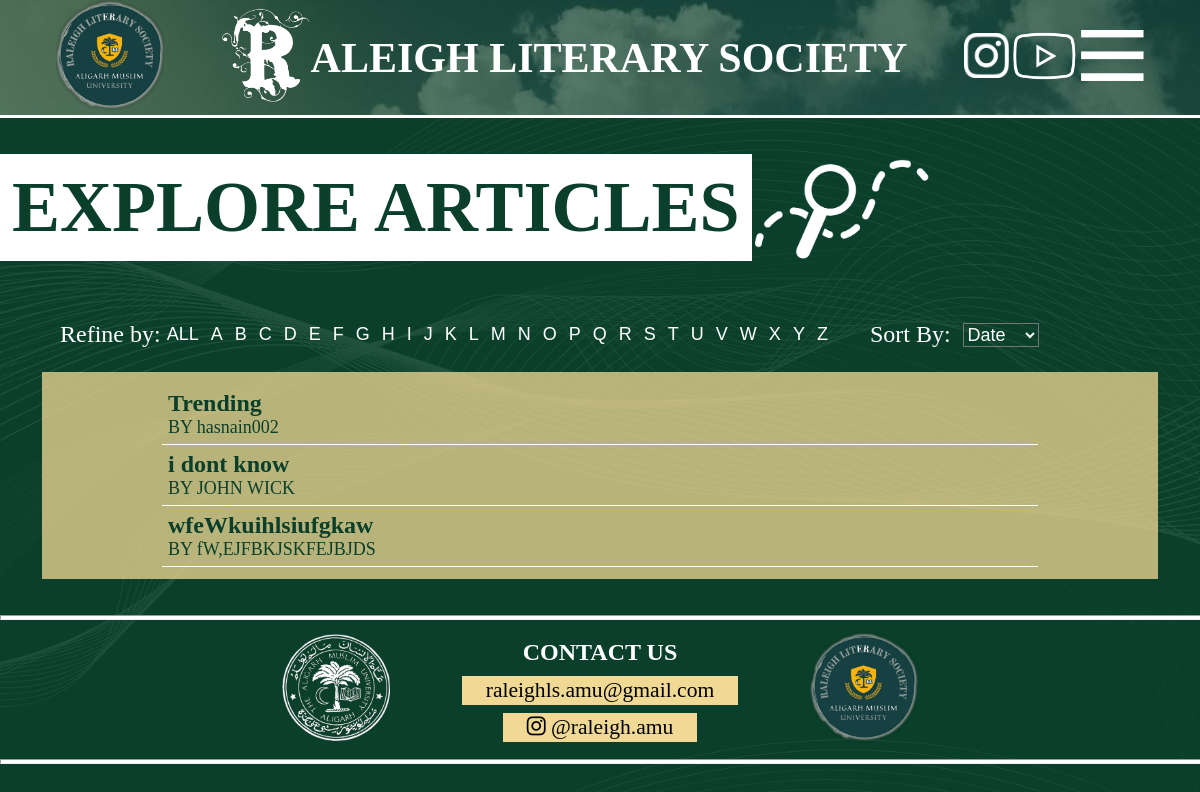
/RLS/explorea.php, run on the app's committed database.
### tables this page shows
CREATE TABLE `articles` (
  `article_id` int(50) NOT NULL,
  `author` varchar(100) NOT NULL,
  `author_bio` text NOT NULL,
  `author_image` varchar(100) NOT NULL,
  `title` varchar(200) NOT NULL,
  `desc` varchar(600) NOT NULL,
  `article` text NOT NULL,
  `featured` varchar(10) NOT NULL,
  `cover_image` varchar(200) NOT NULL,
  `publish_date` date NOT NULL,
  `timestamp` timestamp NOT NULL DEFAULT current_timestamp()
);

### RLS/explorea.php (the view, shortened to what this page needs)
<?php
require '../admin/dbconnect.php';
    ?>
<!DOCTYPE html>
<html lang="en">
<head>
    <link rel="stylesheet" href="./CSS/index.css">
    <link rel="stylesheet" href="./CSS/explore.css">
</head>
<body>
    <div class="containerx">
        <h1 class="explore">EXPLORE ARTICLES</h1>
        <img src="./Images/5.png" alt="">
    </div>
    <div class="sort">
        <h4>Refine by: </h4>
        <button class="refine">ALL</button>
        <button class="refine">A</button>
        <button class="refine">B</button>
        <button class="refine">C</button>
        <button class="refine">D</button>
        <button class="refine">E</button>
        <button class="refine">F</button>
        <button class="refine">G</button>
        <button class="refine">H</button>
        <button class="refine">I</button>
        <button class="refine">J</button>
        <button class="refine">K</button>
        <button class="refine">L</button>
        <button class="refine">M</button>
        <button class="refine">N</button>
        <button class="refine">O</button>
        <button class="refine">P</button>
        <button class="refine">Q</button>
        <button class="refine">R</button>
        <button class="refine">S</button>
        <button class="refine">T</button>
        <button class="refine">U</button>
        <button class="refine">V</button>
        <button class="refine">W</button>
        <button class="refine">X</button>
        <button class="refine">Y</button>
        <button class="refine">Z</button>
        <label for="view">Sort By:</label>
        <select name="view" id="view">
            <option value="date">Date</option>
        </select>
    </div>
    <div class="container">
        <?php
        $sql = "Select * from articles ORDER BY timestamp DESC limit 20 ";
        $result = mysqli_query($conn, $sql);
        while ($row = mysqli_fetch_assoc($result)) {
            echo ' <a href="./individual_articles.php?article_id=' . $row['article_id'] . '" >
            <div class="content">
                <h3 class="title">' . $row['title'] . '</h3>
                <h4 class="author">BY ' . $row['author'] . ' </h4>
            </div>
        </a>';
        }
        ?>
    </div>
</body>
</html>

### RLS/CSS/header.css (style rules this page uses)
* { margin: 0; padding: 0; text-decoration: none; }
img { width: 100%; }
a { text-decoration: none; }
button { border-radius: 5px; border-style: none; background-color: #efd994; }
.header { background: url(../Images/bg2.png); background-repeat: no-repeat; background-size: cover; border-bottom: .3vw solid white; display: flex; flex-wrap: nowrap; align-items: center; justify-content: space-evenly; }
.logo { width: 9vw; height: fit-content; }
.name { display: flex; flex-wrap: nowrap; align-items: center; justify-content: space-evenly; }
.r { width: 7.5vw; height: fit-content; }
.title { height: fit-content; align-items: center; }
.title h1 { font-size: 3.5vw; color: white; }
.links { width: 15vw; display: flex; align-items: center; justify-content: space-evenly; }
.insta { width: 5vw; display: inline-block; box-sizing: border-box; }
.youtube { width: 8vw; display: inline-block; box-sizing: border-box; }
.menu { width: 7vw; box-sizing: border-box; display: inline-block; }

### RLS/CSS/index.css (style rules this page uses)
* { margin: 0; padding: 0; text-decoration: none; }
body { background-color: #0a402b; background-image: url(../Images/ELEMENT.png); background-size: cover; background-repeat: repeat-y; }
img { width: 100%; }
a { text-decoration: none; }
button { border-radius: 5px; border-style: none; background-color: #efd994; }
.header { border-bottom: .3vw solid white; display: flex; flex-wrap: nowrap; align-items: center; justify-content: space-evenly; }
.logo { width: 9vw; height: fit-content; }
.name { display: flex; flex-wrap: nowrap; align-items: center; justify-content: space-evenly; }
.r { width: 7.5vw; height: fit-content; }
.title { height: fit-content; align-items: center; }
.title h1 { font-size: 3.5vw; color: white; }
.links { width: 15vw; display: flex; align-items: center; justify-content: space-evenly; }
.insta { width: 5vw; display: inline-block; box-sizing: border-box; }
.youtube { width: 8vw; display: inline-block; box-sizing: border-box; }
.menu { width: 7vw; box-sizing: border-box; display: inline-block; }
.content { width: 80%; margin: auto; display: flex; flex-wrap: nowrap; padding: 2vw 0px; }

### RLS/CSS/explore.css (style rules this page uses)
* { margin: 0; padding: 0; text-decoration: none; }
.containerx { display: flex; align-items: center; }
.containerx img { width: 15vw; }
.explore { display: inline-block; font-size: 6vw; margin: 3vw 0vw; padding: 1vw; color: #0a402b; background-color: white; }
.sort { padding: 2vw; display: flex; flex-wrap: nowrap; width: 90%; margin: auto; justify-items: space-evenly; align-items: center; }
.sort h4 { color: white; font-size: 2.0vw; font-weight: lighter; }
.refine { margin: 0vw .5vw; background-color: #0a402b00; color: white; font-size: 1.5vw; font-weight: lighter; }
label { color: white; font-size: 2.0vw; font-weight: lighter; margin-left: 3vw; }
select { color: white; font-size: 1.5vw; background-color: #0a402b00; margin-left: 1vw; }
option { padding: 4vw; background-color: #152b16; border-top: .35vw solid #ddbb15; border-bottom: .35vw solid #ddbb15; color: #d9bb15; font-size: 1.5vw; font-weight: lighter; }
.container { background-color: #efd894c2; width: 90%; margin: auto; padding: 1vw 1.5vw; margin-bottom: 3vw; }
.content { padding: 0.5vw; border-bottom: .05vw solid white; display: block; }
.title, .author { color: #0a402b; font-size: 2vw; }
.author { font-weight: lighter; font-size: 1.5vw; }

### RLS/CSS/footer.css (style rules this page uses)
* { margin: 0; padding: 0; text-decoration: none; }
img { width: 100%; }
a { text-decoration: none; }
button { border-radius: 5px; border-style: none; background-color: #efd994; }
.logo { width: 9vw; height: fit-content; }
hr { width: 100%; height: 0.25vw; color: white; background-color: white; }
.hr-end { margin-bottom: 1vw; }
.footer { display: flex; align-items: center; justify-content: center; padding: 1vw 0vw; }
.subscribe-box { width: 35vw; text-align: center; }
.subscribe-box h2 { font-size: 2vw; color: white; padding: 0.5vw 0vw; }
.subscribe-box a { background-color: #efd994; text-decoration: none; display: inline-block; padding: .2vw 2vw; margin: .3vw 0vw; font-size: 1.8vw; color: #000; }

### data on the page
articles: title "Trending", author "hasnain002"
articles: title "i dont know", author "JOHN WICK"
articles: title "wfeWkuihlsiufgkaw", author "fW,EJFBKJSKFEJBJDS"
